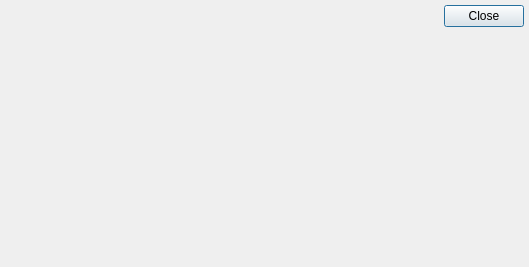
<?xml version="1.0" encoding="UTF-8"?>
<ui version="4.0">
 <comment>This file is part of the xTuple ERP: PostBooks Edition, a free and
open source Enterprise Resource Planning software suite,
Copyright (c) 1999-2019 by OpenMFG LLC, d/b/a xTuple.
It is licensed to you under the Common Public Attribution License
version 1.0, the full text of which (including xTuple-specific Exhibits)
is available at www.xtuple.com/CPAL.  By using this software, you agree
to be bound by its terms.</comment>
 <class>addPoComment</class>
 <widget class="QDialog" name="addPoComment">
  <property name="geometry">
   <rect>
    <x>0</x>
    <y>0</y>
    <width>529</width>
    <height>267</height>
   </rect>
  </property>
  <property name="windowTitle">
   <string>Add Purchase Order Comment</string>
  </property>
  <layout class="QVBoxLayout">
   <property name="spacing">
    <number>0</number>
   </property>
   <property name="margin">
    <number>5</number>
   </property>
   <item>
    <layout class="QHBoxLayout">
     <property name="spacing">
      <number>7</number>
     </property>
     <item>
      <widget class="OrderCluster" name="_po">
       <property name="allowedTypes">
        <set>OrderLineEdit::Purchase</set>
       </property>
      </widget>
     </item>
     <item>
      <widget class="QDialogButtonBox" name="_buttonBox">
       <property name="orientation">
        <enum>Qt::Vertical</enum>
       </property>
       <property name="standardButtons">
        <set>QDialogButtonBox::Close</set>
       </property>
      </widget>
     </item>
    </layout>
   </item>
   <item>
    <widget class="Comments" name="_comments">
     <property name="type">
      <enum>Comments::PurchaseOrder</enum>
     </property>
    </widget>
   </item>
  </layout>
 </widget>
 <layoutdefault spacing="6" margin="11"/>
 <customwidgets>
  <customwidget>
   <class>Comments</class>
   <extends>QWidget</extends>
   <header>comments.h</header>
  </customwidget>
  <customwidget>
   <class>OrderCluster</class>
   <extends>QWidget</extends>
   <header>ordercluster.h</header>
  </customwidget>
 </customwidgets>
 <resources/>
 <connections>
  <connection>
   <sender>_po</sender>
   <signal>newId(int,QString)</signal>
   <receiver>_comments</receiver>
   <slot>setId(int)</slot>
   <hints>
    <hint type="sourcelabel">
     <x>20</x>
     <y>20</y>
    </hint>
    <hint type="destinationlabel">
     <x>20</x>
     <y>20</y>
    </hint>
   </hints>
  </connection>
  <connection>
   <sender>_buttonBox</sender>
   <signal>accepted()</signal>
   <receiver>addPoComment</receiver>
   <slot>accept()</slot>
   <hints>
    <hint type="sourcelabel">
     <x>485</x>
     <y>46</y>
    </hint>
    <hint type="destinationlabel">
     <x>264</x>
     <y>133</y>
    </hint>
   </hints>
  </connection>
  <connection>
   <sender>_buttonBox</sender>
   <signal>rejected()</signal>
   <receiver>addPoComment</receiver>
   <slot>reject()</slot>
   <hints>
    <hint type="sourcelabel">
     <x>485</x>
     <y>46</y>
    </hint>
    <hint type="destinationlabel">
     <x>264</x>
     <y>133</y>
    </hint>
   </hints>
  </connection>
 </connections>
</ui>
